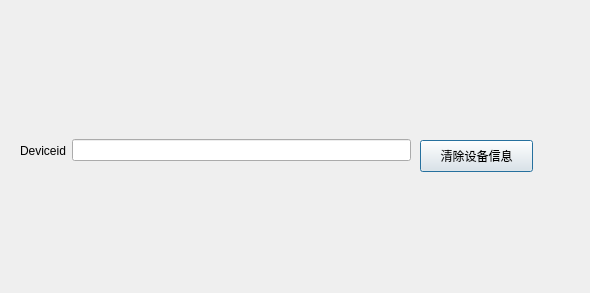
<?xml version="1.0" encoding="UTF-8"?>
<ui version="4.0">
 <class>Dialog</class>
 <widget class="QDialog" name="Dialog">
  <property name="geometry">
   <rect>
    <x>0</x>
    <y>0</y>
    <width>590</width>
    <height>293</height>
   </rect>
  </property>
  <property name="windowTitle">
   <string>Dialog</string>
  </property>
  <widget class="QWidget" name="horizontalLayoutWidget">
   <property name="geometry">
    <rect>
     <x>20</x>
     <y>110</y>
     <width>391</width>
     <height>81</height>
    </rect>
   </property>
   <layout class="QHBoxLayout" name="horizontalLayout">
    <item>
     <layout class="QVBoxLayout" name="verticalLayout">
      <item>
       <widget class="QLabel" name="label">
        <property name="text">
         <string>Deviceid</string>
        </property>
       </widget>
      </item>
     </layout>
    </item>
    <item>
     <layout class="QVBoxLayout" name="verticalLayout_2">
      <item>
       <widget class="QLineEdit" name="lineEdit"/>
      </item>
     </layout>
    </item>
   </layout>
  </widget>
  <widget class="QPushButton" name="pushButton">
   <property name="geometry">
    <rect>
     <x>420</x>
     <y>140</y>
     <width>113</width>
     <height>32</height>
    </rect>
   </property>
   <property name="text">
    <string>清除设备信息</string>
   </property>
  </widget>
 </widget>
 <resources/>
 <connections/>
</ui>
